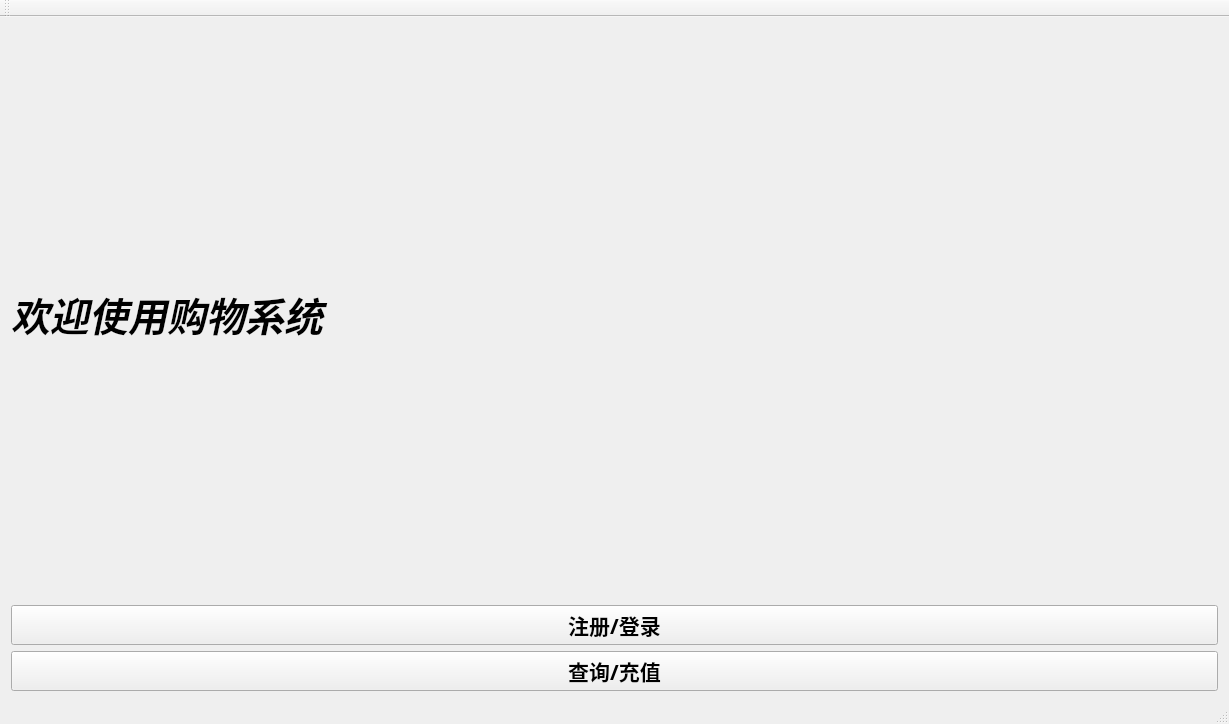
<?xml version="1.0" encoding="UTF-8"?>
<ui version="4.0">
 <class>MainWindow</class>
 <widget class="QMainWindow" name="MainWindow">
  <property name="geometry">
   <rect>
    <x>0</x>
    <y>0</y>
    <width>1229</width>
    <height>724</height>
   </rect>
  </property>
  <property name="windowTitle">
   <string>MainWindow</string>
  </property>
  <property name="styleSheet">
   <string notr="true">#MainWindow{
border-image: url(:/image/5.jpg);
}</string>
  </property>
  <widget class="QWidget" name="centralWidget">
   <layout class="QVBoxLayout" name="verticalLayout">
    <item>
     <widget class="QLabel" name="label">
      <property name="font">
       <font>
        <family>微软雅黑</family>
        <pointsize>29</pointsize>
        <weight>75</weight>
        <italic>true</italic>
        <bold>true</bold>
       </font>
      </property>
      <property name="text">
       <string>欢迎使用购物系统</string>
      </property>
     </widget>
    </item>
    <item>
     <widget class="QPushButton" name="zhuce">
      <property name="font">
       <font>
        <family>微软雅黑</family>
        <pointsize>16</pointsize>
        <weight>75</weight>
        <bold>true</bold>
       </font>
      </property>
      <property name="text">
       <string>注册/登录</string>
      </property>
     </widget>
    </item>
    <item>
     <widget class="QPushButton" name="button">
      <property name="font">
       <font>
        <family>微软雅黑</family>
        <pointsize>16</pointsize>
        <weight>75</weight>
        <bold>true</bold>
       </font>
      </property>
      <property name="text">
       <string>查询/充值</string>
      </property>
     </widget>
    </item>
   </layout>
  </widget>
  <widget class="QMenuBar" name="menuBar">
   <property name="geometry">
    <rect>
     <x>0</x>
     <y>0</y>
     <width>1229</width>
     <height>23</height>
    </rect>
   </property>
  </widget>
  <widget class="QToolBar" name="mainToolBar">
   <attribute name="toolBarArea">
    <enum>TopToolBarArea</enum>
   </attribute>
   <attribute name="toolBarBreak">
    <bool>false</bool>
   </attribute>
  </widget>
  <widget class="QStatusBar" name="statusBar"/>
 </widget>
 <layoutdefault spacing="6" margin="11"/>
 <resources/>
 <connections/>
</ui>
